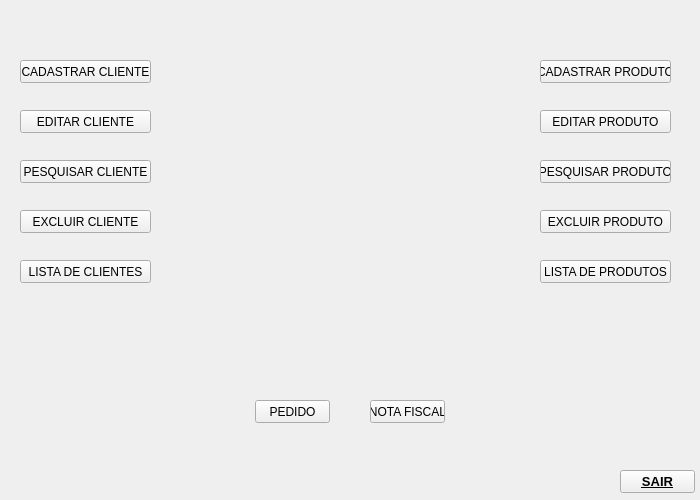
<?xml version="1.0" encoding="UTF-8"?>
<ui version="4.0">
 <class>MainWindow</class>
 <widget class="QMainWindow" name="MainWindow">
  <property name="geometry">
   <rect>
    <x>0</x>
    <y>0</y>
    <width>700</width>
    <height>500</height>
   </rect>
  </property>
  <property name="windowTitle">
   <string>SistemaComercial</string>
  </property>
  <widget class="QWidget" name="centralwidget">
   <widget class="QPushButton" name="btn_cadastrar_cliente">
    <property name="geometry">
     <rect>
      <x>20</x>
      <y>60</y>
      <width>131</width>
      <height>23</height>
     </rect>
    </property>
    <property name="text">
     <string>CADASTRAR CLIENTE</string>
    </property>
   </widget>
   <widget class="QPushButton" name="btn_editar_cliente">
    <property name="geometry">
     <rect>
      <x>20</x>
      <y>110</y>
      <width>131</width>
      <height>23</height>
     </rect>
    </property>
    <property name="text">
     <string>EDITAR CLIENTE</string>
    </property>
   </widget>
   <widget class="QPushButton" name="btn_pesquisar_cliente">
    <property name="geometry">
     <rect>
      <x>20</x>
      <y>160</y>
      <width>131</width>
      <height>23</height>
     </rect>
    </property>
    <property name="text">
     <string>PESQUISAR CLIENTE</string>
    </property>
   </widget>
   <widget class="QPushButton" name="btn_excluir_cliente">
    <property name="geometry">
     <rect>
      <x>20</x>
      <y>210</y>
      <width>131</width>
      <height>23</height>
     </rect>
    </property>
    <property name="text">
     <string>EXCLUIR CLIENTE</string>
    </property>
   </widget>
   <widget class="QPushButton" name="btn_lista_clientes">
    <property name="geometry">
     <rect>
      <x>20</x>
      <y>260</y>
      <width>131</width>
      <height>23</height>
     </rect>
    </property>
    <property name="text">
     <string>LISTA DE CLIENTES</string>
    </property>
   </widget>
   <widget class="QPushButton" name="btn_cadastrar_produto">
    <property name="geometry">
     <rect>
      <x>540</x>
      <y>60</y>
      <width>131</width>
      <height>23</height>
     </rect>
    </property>
    <property name="text">
     <string>CADASTRAR PRODUTO</string>
    </property>
   </widget>
   <widget class="QPushButton" name="btn_editar_produto">
    <property name="geometry">
     <rect>
      <x>540</x>
      <y>110</y>
      <width>131</width>
      <height>23</height>
     </rect>
    </property>
    <property name="text">
     <string>EDITAR PRODUTO</string>
    </property>
   </widget>
   <widget class="QPushButton" name="btn_pesquisar_produto">
    <property name="geometry">
     <rect>
      <x>540</x>
      <y>160</y>
      <width>131</width>
      <height>23</height>
     </rect>
    </property>
    <property name="text">
     <string>PESQUISAR PRODUTO</string>
    </property>
   </widget>
   <widget class="QPushButton" name="btn_excluir_produto">
    <property name="geometry">
     <rect>
      <x>540</x>
      <y>210</y>
      <width>131</width>
      <height>23</height>
     </rect>
    </property>
    <property name="text">
     <string>EXCLUIR PRODUTO</string>
    </property>
   </widget>
   <widget class="QPushButton" name="btn_lista_produtos">
    <property name="geometry">
     <rect>
      <x>540</x>
      <y>260</y>
      <width>131</width>
      <height>23</height>
     </rect>
    </property>
    <property name="text">
     <string>LISTA DE PRODUTOS</string>
    </property>
   </widget>
   <widget class="QPushButton" name="btn_sair">
    <property name="geometry">
     <rect>
      <x>620</x>
      <y>470</y>
      <width>75</width>
      <height>23</height>
     </rect>
    </property>
    <property name="font">
     <font>
      <pointsize>10</pointsize>
      <weight>75</weight>
      <bold>true</bold>
      <underline>true</underline>
      <kerning>false</kerning>
     </font>
    </property>
    <property name="text">
     <string>SAIR</string>
    </property>
   </widget>
   <widget class="QPushButton" name="btn_pedido">
    <property name="geometry">
     <rect>
      <x>255</x>
      <y>400</y>
      <width>75</width>
      <height>23</height>
     </rect>
    </property>
    <property name="text">
     <string>PEDIDO</string>
    </property>
    <property name="autoDefault">
     <bool>false</bool>
    </property>
   </widget>
   <widget class="QPushButton" name="btn_notafiscal">
    <property name="geometry">
     <rect>
      <x>370</x>
      <y>400</y>
      <width>75</width>
      <height>23</height>
     </rect>
    </property>
    <property name="text">
     <string>NOTA FISCAL</string>
    </property>
   </widget>
   <widget class="QLabel" name="label">
    <property name="geometry">
     <rect>
      <x>0</x>
      <y>-10</y>
      <width>701</width>
      <height>521</height>
     </rect>
    </property>
    <property name="text">
     <string/>
    </property>
    <property name="pixmap">
     <pixmap>avatar.png</pixmap>
    </property>
   </widget>
   <zorder>label</zorder>
   <zorder>btn_cadastrar_cliente</zorder>
   <zorder>btn_editar_cliente</zorder>
   <zorder>btn_pesquisar_cliente</zorder>
   <zorder>btn_excluir_cliente</zorder>
   <zorder>btn_lista_clientes</zorder>
   <zorder>btn_cadastrar_produto</zorder>
   <zorder>btn_editar_produto</zorder>
   <zorder>btn_pesquisar_produto</zorder>
   <zorder>btn_excluir_produto</zorder>
   <zorder>btn_lista_produtos</zorder>
   <zorder>btn_sair</zorder>
   <zorder>btn_pedido</zorder>
   <zorder>btn_notafiscal</zorder>
  </widget>
 </widget>
 <resources/>
 <connections/>
</ui>
